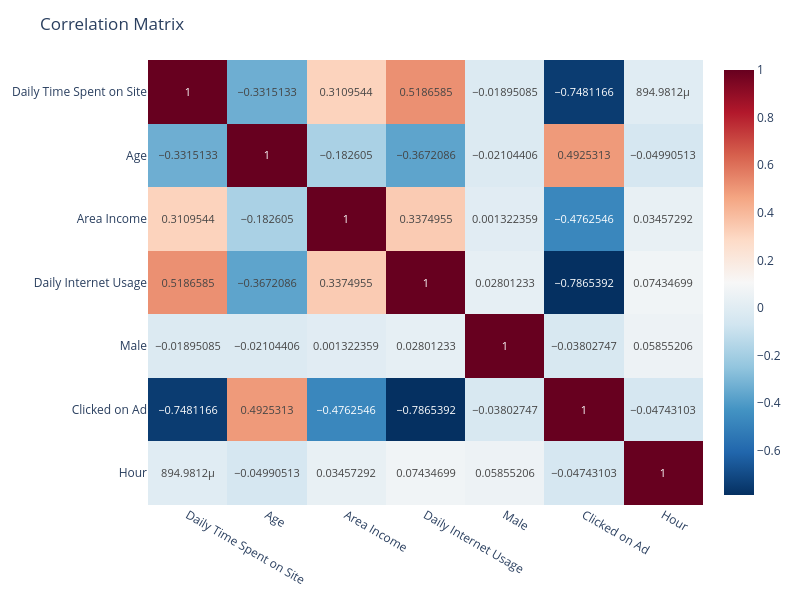

Notebook source saved alongside this figure:
### Code cell
corr_matrix = df.corr(numeric_only=True)

fig = px.imshow(corr_matrix,
                width=1500,
                height=1500,
                text_auto=True, aspect="auto",
                color_continuous_scale='RdBu_r',
                )
fig.update_layout(width=800, height=600)
fig.update_layout(title='Correlation Matrix')
fig.show()

### Figure 1 — Plotly figure (JSON) as saved in the notebook; plotly's stock layout.template omitted (floating-point values rounded to 4 significant figures)
{"data": [{"coloraxis": "coloraxis", "hovertemplate": "x: %{x}<br>y: %{y}<br>color: %{z}<extra></extra>", "name": "0", "texttemplate": "%{z}", "type": "heatmap", "x": ["Daily Time Spent on Site", "Age", "Area Income", "Daily Internet Usage", "Male", "Clicked on Ad", "Hour"], "xaxis": "x", "y": ["Daily Time Spent on Site", "Age", "Area Income", "Daily Internet Usage", "Male", "Clicked on Ad", "Hour"], "yaxis": "y", "z": [[1, -0.3315, 0.311, 0.5187, -0.01895, -0.7481, 0.000895], [-0.3315, 1, -0.1826, -0.3672, -0.02104, 0.4925, -0.04991], [0.311, -0.1826, 1, 0.3375, 0.001322, -0.4763, 0.03457], [0.5187, -0.3672, 0.3375, 1, 0.02801, -0.7865, 0.07435], [-0.01895, -0.02104, 0.001322, 0.02801, 1, -0.03803, 0.05855], [-0.7481, 0.4925, -0.4763, -0.7865, -0.03803, 1, -0.04743], [0.000895, -0.04991, 0.03457, 0.07435, 0.05855, -0.04743, 1]]}], "layout": {"coloraxis": {"colorscale": [[0, "rgb(5,48,97)"], [0.1, "rgb(33,102,172)"], [0.2, "rgb(67,147,195)"], [0.3, "rgb(146,197,222)"], [0.4, "rgb(209,229,240)"], [0.5, "rgb(247,247,247)"], [0.6, "rgb(253,219,199)"], [0.7, "rgb(244,165,130)"], [0.8, "rgb(214,96,77)"], [0.9, "rgb(178,24,43)"], [1, "rgb(103,0,31)"]]}, "height": 600, "margin": {"t": 60}, "title": {"text": "Correlation Matrix"}, "width": 800, "xaxis": {"anchor": "y", "domain": [0, 1]}, "yaxis": {"anchor": "x", "autorange": "reversed", "domain": [0, 1]}}}
